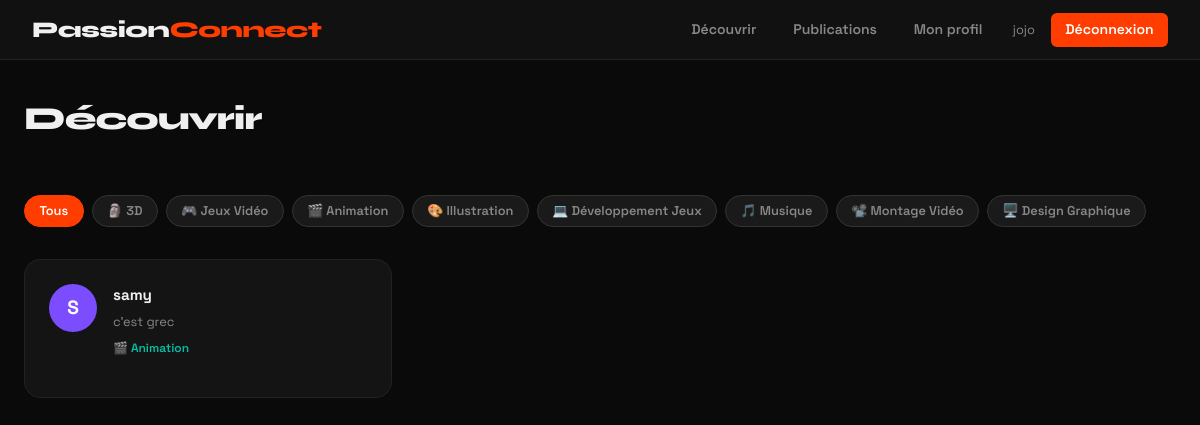
Page /decouverte?passion=Animation (signed in) on the committed database.
### tables this page shows
CREATE TABLE user(
            id INTEGER PRIMARY KEY AUTOINCREMENT,
            username TEXT NOT NULL UNIQUE,
            email TEXT NOT NULL UNIQUE,
            password TEXT NOT NULL,
            bio TEXT,
            photo TEXT,
            created_at TIMESTAMP DEFAULT CURRENT_TIMESTAMP           
        );

CREATE TABLE passion (
            id INTEGER PRIMARY KEY AUTOINCREMENT,
            nom TEXT NOT NULL UNIQUE,
            icone TEXT
        );

### app/decouverte/routes.py (the view)
@decouverte.route('/decouverte')
@login_required
def page_decouverte():
    db = get_db()
    cursor = db.cursor()
    toutes_passions = cursor.execute(
        'SELECT * FROM passion'
    ).fetchall()
    poste = cursor.execute('''
        SELECT user.id, user.username, user.bio,
            GROUP_CONCAT(passion.icone || ' ' || passion.nom) as passions
        FROM user
        LEFT JOIN user_passion ON user.id = user_passion.user_id
        LEFT JOIN passion ON passion.id = user_passion.passion_id
        GROUP BY user.id
    ''').fetchall()
    passion_choisie = request.args.get('passion')
    if passion_choisie:
        poste = cursor.execute('''
            SELECT user.id, user.username, user.bio,
                GROUP_CONCAT(passion.icone || ' ' || passion.nom) as passions
            FROM user
            LEFT JOIN user_passion ON user.id = user_passion.user_id
            LEFT JOIN passion ON passion.id = user_passion.passion_id
            WHERE passion.nom = ?
            GROUP BY user.id
        ''', (passion_choisie,)).fetchall()
    db.close()
    return render_template('decouverte.html', poste=poste, toutes_passions=toutes_passions)

### app/__init__.py (called while the page is built)
def create_app():
    app = Flask(__name__)
    app.config.from_object(Config)
    login_manager.init_app(app)
    bcrypt.init_app(app)
    login_manager.login_view = 'auth.connexion'
    login_manager.login_message = 'Connecte-toi pour accéder à cette page.'
    from app.auth.routes import auth
    app.register_blueprint(auth)
    from app.profil.routes import profil
    app.register_blueprint(profil)
    from app.decouverte.routes import decouverte
    app.register_blueprint(decouverte)
    from app.publication.routes import publication
    app.register_blueprint(publication)
    @login_manager.user_loader
    def load_user(user_id):
        from app.models import User
        return User.get_by_id(int(user_id))
    return app

### app/models.py (called while the page is built)
    @staticmethod
    def get_by_id(user_id):
        db = get_db()
        cursor = db.cursor()
        user = cursor.execute(
            'SELECT * FROM user WHERE id = ?', (user_id,)
        ).fetchone()
        db.close()
        if user:
            return User(user['id'], user['username'], user['email'], user['bio'])
        return None

### database.py (called while the page is built)
def get_db():
    db = sqlite3.connect('passionconnect.db') #retoune des dictionnaires au lieu des tuples
    db.row_factory = sqlite3.Row
    return db

### app/templates/decouverte.html
{% extends 'base.html' %}
{% block contenu %}
<div class="feed-header">
    <h1>Découvrir</h1>
</div>
<div class="filtres">
    <a href="/decouverte" class="filtre-btn filtre-actif">Tous</a>
    {% for passion in toutes_passions %}
        <a href="/decouverte?passion={{ passion.nom }}" class="filtre-btn">
            {{ passion.icone }} {{ passion.nom }}
        </a>
    {% endfor %}
</div>
<div class="membres-grid">
    {% for membre in poste %}
    <div class="membre-card">
        <div class="membre-avatar">{{ membre.username[0].upper() }}</div>
        <div class="membre-info">
            <a href="/profil/{{ membre.id }}" class="membre-nom">{{ membre.username }}</a>
            <p class="membre-bio">{{ membre.bio or 'Aucune bio pour l instant.' }}</p>
            <p class="membre-passions">{{ membre.passions }}</p>
        </div>
    </div>
    {% endfor %}
</div>
{% endblock %}

### app/templates/base.html (shortened to what this page needs)
<!DOCTYPE html>
<html lang="fr">
<head>
    <link href="https://cdn.jsdelivr.net/npm/bootstrap@5.3.0/dist/css/bootstrap.min.css" rel="stylesheet">
    <link rel="stylesheet" href="/static/style.css">
</head>
<body>
    <nav class="navbar-pc">
        <a class="navbar-brand-pc" href="/">Passion<span>Connect</span></a>
        <div class="nav-links">
            {% if current_user.is_authenticated %}
                <a href="/decouverte">Découvrir</a>
                <a href="/publication">Publications</a>
                <a href="/profil">Mon profil</a>
                <span class="nav-greeting">{{ current_user.username }}</span>
                <a href="/deconnexion" class="btn-rouge">Déconnexion</a>
            {% else %}
                <a href="/connexion" class="btn-gris">Connexion</a>
                <a href="/inscription" class="btn-rouge">Inscription</a>
            {% endif %}
        </div>
    </nav>
    <div class="main-content">
        {% block contenu %}{% endblock %}
    </div>
</body>
</html>

### app/static/style.css (style rules this page uses)
:root { --accent: #FF3D00; --accent2: #7C4DFF; --accent3: #00BFA5; --dark: #0A0A0A; --card-bg: #141414; --text: #F0F0F0; --muted: #888; }
* { box-sizing: border-box; margin: 0; padding: 0; }
body { background-color: var(--dark); color: var(--text); font-family: 'Space Grotesk', sans-serif; min-height: 100vh; }
a { color: var(--text); text-decoration: none; }
h1, h2, h3 { font-family: 'Syne', sans-serif; }
h1 { font-weight: 800; font-size: 2rem; letter-spacing: -1px; margin-bottom: 1.5rem; }
.navbar-pc { background: #111; border-bottom: 1px solid #222; padding: 0.8rem 2rem; display: flex; align-items: center; justify-content: space-between; position: sticky; top: 0; z-index: 100; }
.navbar-brand-pc { font-family: 'Syne', sans-serif; font-size: 1.4rem; font-weight: 800; color: var(--text); text-decoration: none; letter-spacing: -0.5px; }
.navbar-brand-pc span { color: var(--accent); }
.nav-links { display: flex; align-items: center; gap: 0.5rem; }
.nav-links a { color: var(--muted); font-size: 0.875rem; font-weight: 600; padding: 0.4rem 0.9rem; border-radius: 6px; transition: all 0.2s; }
.nav-greeting { color: var(--muted); font-size: 0.8rem; padding: 0 0.5rem; }
.main-content { max-width: 1200px; margin: 0 auto; padding: 2.5rem 1.5rem; }
.btn-rouge { background: var(--accent); color: white !important; padding: 0.5rem 1.2rem; border-radius: 8px; font-weight: 700; font-size: 0.875rem; border: none; transition: background 0.2s; cursor: pointer; display: inline-block; }
.feed-header { display: flex; align-items: center; justify-content: space-between; margin-bottom: 2rem; }
.filtres { display: flex; flex-wrap: wrap; gap: 0.5rem; margin-bottom: 2rem; }
.filtre-btn { background: #1a1a1a; color: var(--muted); border: 1px solid #333; border-radius: 20px; padding: 0.35rem 0.9rem; font-size: 0.8rem; font-weight: 600; transition: all 0.2s; }
.filtre-actif { background: var(--accent); color: white !important; border-color: var(--accent); }
.membres-grid { display: grid; grid-template-columns: repeat(auto-fill, minmax(280px, 1fr)); gap: 1.5rem; }
.membre-card { background: var(--card-bg); border: 1px solid #222; border-radius: 16px; padding: 1.5rem; display: flex; gap: 1rem; align-items: flex-start; transition: all 0.2s; }
.membre-avatar { width: 48px; height: 48px; border-radius: 50%; background: var(--accent2); color: white; font-weight: 700; font-size: 1.2rem; display: flex; align-items: center; justify-content: center; flex-shrink: 0; }
.membre-nom { font-weight: 700; font-size: 0.95rem; display: block; margin-bottom: 0.3rem; }
.membre-bio { color: var(--muted); font-size: 0.8rem; line-height: 1.5; margin-bottom: 0.5rem; }
.membre-passions { color: var(--accent3); font-size: 0.75rem; font-weight: 600; }

### rows in the picture
user: username "jojo"
passion: icone "🗿", nom "3D"
passion: icone "🎮", nom "Jeux Vidéo"
passion: icone "🎬", nom "Animation"
passion: icone "🎨", nom "Illustration"
passion: icone "💻", nom "Développement Jeux"
passion: icone "🎵", nom "Musique"
passion: icone "📽️", nom "Montage Vidéo"
passion: icone "🖥️", nom "Design Graphique"
user: username "S", username "samy", bio "c'est grec", passions "🎬 Animation"
